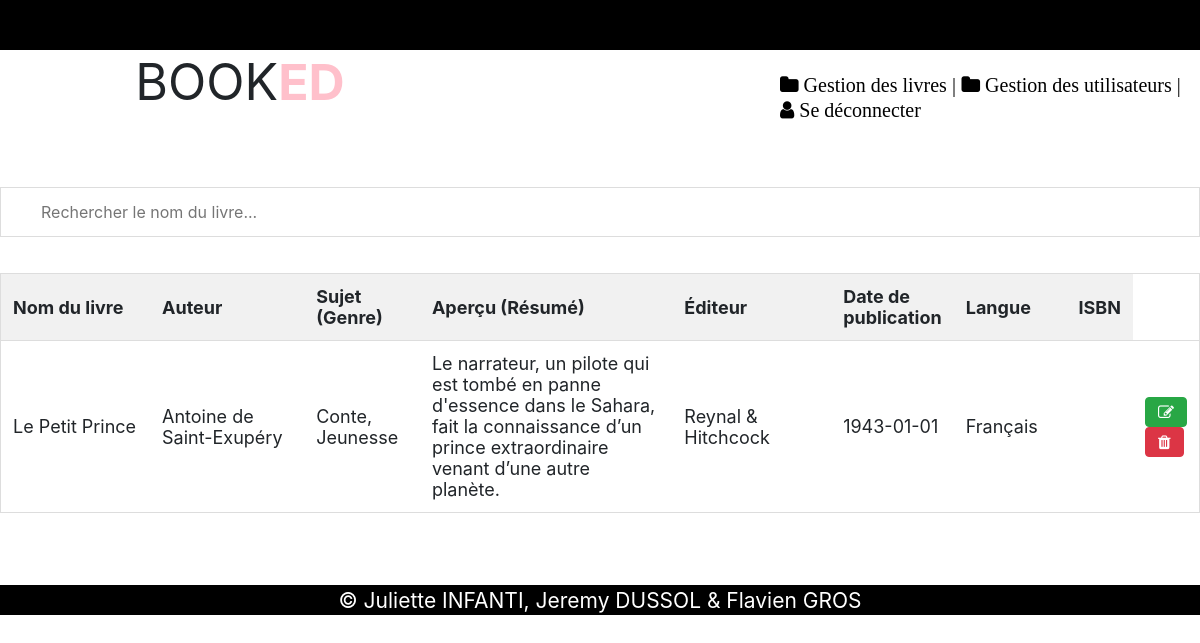
Page / (signed in) on the committed database.
### tables this page shows
CREATE TABLE `bookitem` (
  `barcode` varchar(20) NOT NULL,
  `tag` varchar(20) NOT NULL,
  `ISBN` varchar(20) NOT NULL,
  `subject` varchar(50) NOT NULL,
  `title` varchar(30) NOT NULL,
  `lang` int(10) NOT NULL,
  `numberOfPages` int(11) NOT NULL,
  `format` int(11) NOT NULL,
  `borrowed` date DEFAULT NULL
);

CREATE TABLE `author` (
  `id` int(11) NOT NULL,
  `name` varchar(300) NOT NULL,
  `biography` varchar(300) NOT NULL,
  `birthDate` date NOT NULL
);

CREATE TABLE `book` (
  `ISBN` int(11) NOT NULL,
  `name` varchar(300) NOT NULL,
  `subject` varchar(300) NOT NULL,
  `overview` varchar(300) NOT NULL,
  `publisher` varchar(300) NOT NULL,
  `publicationDate` date NOT NULL,
  `lang` varchar(300) NOT NULL
);

### includes/classes/BookItem.php (called while the page is built, shortened)
<?php
include 'Book.php';
class BookItem extends Book {
	function __construct($barcode, $rfid, $isbn = null){
		$bookItem_query = DB::query("
			SELECT ISBN, title, numberOfPages, format, lang
			FROM bookitem
			WHERE barcode = ".DB::str($barcode)."
				AND tag= ".DB::str($rfid)."
		");
		if(DB::num_rows($bookItem_query)){
			$bookItem = DB::fetch($bookItem_query);
			parent::__construct($bookItem['ISBN']);
			$this->title   		 = $bookItem['title'];
			$this->lang   		 = $bookItem['lang'];
		}
	}
}

### includes/classes/DB.php (called while the page is built, shortened)
<?php
class DB {
	static $db ;
	public static function connect() {
		try{
			self::$db = new mysqli("localhost", "root", "","umlapp");
		}catch (PDOException $e){
			echo $e->getMessage();
		}
	}
	public static function query($sql){
		$result = self::$db->query($sql);
		return $result;
	}
	public static function fetch($query){
		if($query){
			return $query->fetch_assoc();
		}
	}
	public static function str($str){
		return $str;
	}
}

### includes/classes/Book.php (called while the page is built, shortened)
<?php
include 'Author.php';
class Book {
	public $ISBN;
	function __construct($isbn){
		$book_query = DB::query("
			SELECT name,subject,overview,publisher,publicationDate,lang
			FROM book
			WHERE ISBN = ".DB::str($isbn)."
		");
		$book = DB::fetch($book_query);
		if($book){
			$this->ISBN 		   = $isbn;
			$this->subject 	 	   = $book['subject'];
			$this->overview 	   = $book['overview'];
			$this->publisher	   = $book['publisher'];
			$this->publicationDate = $book['publicationDate'];
		}
		$author_query = DB::query("
			SELECT a.name
			FROM author_book ab
			JOIN author a ON a.id = ab.author_id
			WHERE ab.book_id = ".DB::str($this->ISBN)."
		");
		if(DB::num_rows($author_query)){
			$author = DB::fetch($author_query);
			$this->author = new Author($author['name']);
		}
	}
}

### includes/classes/Author.php (called while the page is built, shortened)
<?php
class Author {
	function __construct($name){
		$author_query = DB::query("
			SELECT biography, birthDate
			FROM author
			WHERE name = '".DB::str($name)."'
		");
		$author = DB::fetch($author_query);
		if($author){
			$this->name      = $name;
		}
	}
}

### includes/classes/Library.php (the view, shortened to what this page needs)
<?php
class Library {
	public static $catalog = array();
	public static function InitCatalogue(){
		$catalogue_query = DB::query("
			SELECT barcode, tag
			FROM bookitem
		");
		while($bookItem = DB::fetch($catalogue_query)){
			$book = new BookItem($bookItem['barcode'],$bookItem['tag']);
			array_push(self::$catalog, $book);
		}
	}
	public static function printCatalog(){
		foreach(self::$catalog as $bookItem){
			echo '
				<tr>
					<td>'.$bookItem->title.'</td>
					<td>'.$bookItem->author->name.'</td>
					<td>'.$bookItem->subject.'</td>
					<td>'.$bookItem->overview.'</td>
					<td>'.$bookItem->publisher.'</td>
					<td>'.$bookItem->publicationDate.'</td>
					<td>'.constant('LANG_'.$bookItem->lang).'</td>
					<td>'.$bookItem->tag.'</td>
					<td>
						<button type="button" class="btn btn-success"><i class="fa fa-edit"></i></button>
						<button type="button" class="btn btn-danger"><i class="fa fa-trash"></i></button>
					</td>
				</tr>
			';
		}
	}
}

### index.php (shortened to what this page needs)
<?php
if(isset($_GET['page']) && file_exists("pages/".$_GET["page"].".php") && isset($_SESSION['user_id'])){
	include "pages/".$_GET["page"].".php";
}else{
	include "pages/home.php";
}

### pages/recherche.php (shortened to what this page needs)
<html lang="fr">
<head>
    <link rel="stylesheet" href="https://cdnjs.cloudflare.com/ajax/libs/font-awesome/4.7.0/css/font-awesome.min.css">
    <link rel="stylesheet" href="https://cdn.jsdelivr.net/npm/bootstrap@4.0.0/dist/css/bootstrap.min.css">
    <link rel="stylesheet" href="includes/css/recherche.css" type="text/css">
</head>
<body>
    <div id="background">
        <div id="top">
        </div>
        <div id="menu">
            <div id="logo">BOOK<b style="color:pink">ED</b>
            </div>
            <div id="menu1">
                <ul>
                    <a href="index.php?page=gestiondeslivres"><li class="fa fa-folder"> Gestion des livres | </li></a>
                    <a href="index.php?page=gestiondesutilisateurs"><li class="fa fa-folder"> Gestion des utilisateurs | </li></a>
                  <a href="index.php?deconnexion=1"><li class="fa fa-user"> Se déconnecter</li></a>
                </ul>
            </div>
        </div>
        <br><br><br>
      <input type="text" id="myInput" onkeyup="myFunction()" placeholder="Rechercher le nom du livre...">
<br><br>
<table id="myTable">
    <tr class="header">
      <th style="width:15%;">Nom du livre</th>
      <th style="width:15%;">Auteur</th>
      <th style="width:10%;">Sujet (Genre)</th>
      <th style="width:25%;">Aperçu (Résumé)</th>
      <th style="width:15%;">Éditeur</th>
      <th style="width:10%;">Date de publication</th>
      <th style="width:10%;">Langue</th>
      <th style="width:10%;">ISBN</th>
    </tr>
	<?php
		Library::InitCatalogue();
		Library::printCatalog();
	?>
</table>
<br><br><br>
<footer>
  <div class="footer">&copy; Juliette INFANTI, Jeremy DUSSOL & Flavien GROS </div>
</footer>
    </div>
</body>
</html>

### includes/css/recherche.css (style rules this page uses)
#background { width: 100%; }
#top { height: 50px; width: 100%; background: black; line-height: 35px; padding: 0px 20px 9px 100px; box-sizing: border-box; word-spacing:10px ; }
#menu { height: 65px; width: 100%; background:black; }
#logo { height: 65px; width: 40%; background:white; text-align: center; line-height: 65px; font-size: 50px; float: left; }
#menu1 { height: 65px; width: 60%; background:white; float: left; }
#menu1 UL { list-style: none; padding-left: 300px; padding-top: 20px; box-sizing: border-box; font-size: 20px; }
#menu1 LI { color: black; }
.footer { height: 30px; width: 100%; background: black; color: white; text-align: center; font-size: 21px; }
#myInput { background-image: url('searchicon.png'); background-position: 10px 12px; background-repeat: no-repeat; background-size: 25px; width: 100%; font-size: 16px; padding: 12px 20px 12px 40px; border: 1px solid #ddd; margin-bottom: 12px; }
#myTable { border-collapse: collapse; width: 100%; border: 1px solid #ddd; font-size: 18px; }
#myTable th, #myTable td { text-align: left; padding: 12px; }
#myTable tr { border-bottom: 1px solid #ddd; }
#myTable tr.header, #myTable tr:hover { background-color: #f1f1f1; }

### rows in the picture
book: subject "Conte, Jeunesse", overview "Le narrateur, un pilote qui est tombé en panne d'essence dans le Sahara, fait la connaissance d’un prince extraordinaire venant d’une autre planète.", publisher "Reynal & Hitchcock", publicationDate "1943-01-01"
bookitem: title "Le Petit Prince", lang "Français"
author: name "Antoine de Saint-Exupéry"
